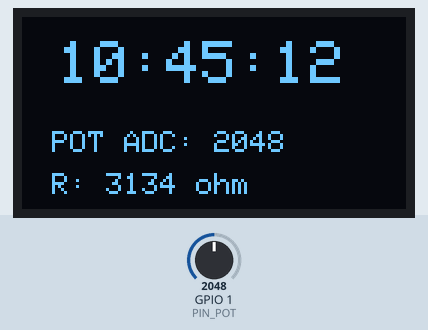
A sketch run on a simulated ESP32-C6. Shown: 128×64 one-colour display. The test bench sets the inputs (shaded band); at power-on: GPIO 1 (PIN_POT) = 2048. What the sketch prints to the serial monitor is not drawn.

Above: at 2.2 s.
2.3 s: GPIO 1 (PIN_POT) set to 2866
At 3.6 s:
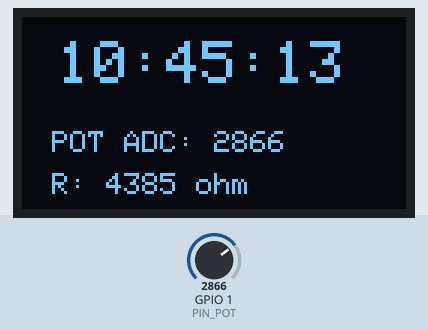
4.6 s: GPIO 1 (PIN_POT) set to 3340
At 5.7 s:
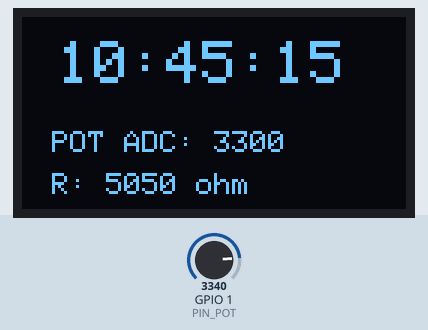
6.6 s: GPIO 1 (PIN_POT) set to 3260
At 7.7 s:
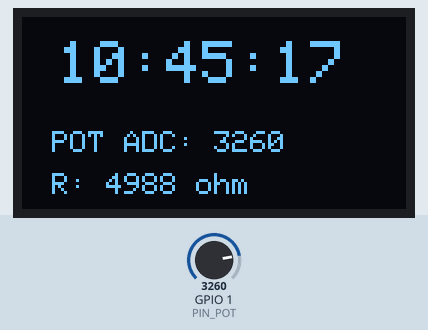
Timing chart, 0 to 9.6 s (numbered marks = the images above; inputs shaded):
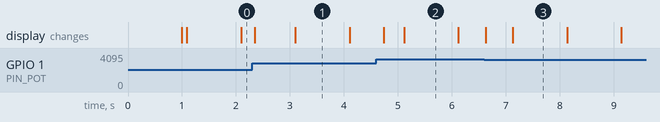

Measured:
- what the display in image 1 shows lasts 1.0 s, from 3.1 s to 4.1 s

The sketch:

Ejercicio_2_reloj_POT.ino
```cpp
/*
 * PRÁCTICA DE INSTRUMENTACIÓN ELECTRÓNICA
 * Interfaz I2C - ESP32-C6
 * Ejercicio 2: Reloj digital + lectura de potenciómetro en pantalla OLED SSD1306
 */

#include <Wire.h>
#include <Adafruit_GFX.h>
#include <Adafruit_SSD1306.h>

// Tamaño de la pantalla OLED
#define ANCHO_PANTALLA 128
#define ALTO_PANTALLA 64

// Pines I2C para ESP32-C6
#define PIN_SDA 6
#define PIN_SCL 7

// Pin analógico para el potenciómetro
#define PIN_POT 1

// Dirección I2C común para pantallas OLED SSD1306
#define DIRECCION_OLED 0x3C

// Valores de calibración del potenciómetro
#define ADC_MAX_OBSERVADO 3300
#define POT_MAX_OHM 5050

// Crear objeto para controlar la pantalla OLED
Adafruit_SSD1306 display(ANCHO_PANTALLA, ALTO_PANTALLA, &Wire, -1);

// Variables del reloj digital
// Cambiar manualmente si se quiere empezar desde una hora especifica
int hora = 10;
int minuto = 45;
int segundo = 10;

// Variables para controlar el tiempo
unsigned long tiempoAnterior = 0;
const unsigned long intervalo = 1000;

void setup() {
  Serial.begin(115200);
  delay(1000);

  // Inicializar comunicación I2C con los pines definidos
  Wire.begin(PIN_SDA, PIN_SCL);

  // Inicializar la pantalla OLED
  if (!display.begin(SSD1306_SWITCHCAPVCC, DIRECCION_OLED)) {
    Serial.println("No se detecta la pantalla OLED SSD1306.");
    Serial.println("Revise las conexiones o pruebe cambiando la direccion I2C a 0x3D.");
    while (true);
  }

  display.clearDisplay();
  display.display();

  Serial.println("Sistema iniciado correctamente.");
  Serial.println("Reloj digital + lectura de potenciometro en pantalla OLED.");
}

void loop() {
  // Leer el valor del potenciómetro desde el ADC
  int valorPot = analogRead(PIN_POT);

  // Limitar el valor leído al rango observado experimentalmente
  valorPot = constrain(valorPot, 0, ADC_MAX_OBSERVADO);

  // Convertir el valor ADC a una resistencia aproximada en ohmios
  long resistenciaOhm = map(valorPot, 0, ADC_MAX_OBSERVADO, 0, POT_MAX_OHM);

  // Obtener el tiempo actual del programa
  unsigned long tiempoActual = millis();

  // Actualizar el reloj cada segundo
  if (tiempoActual - tiempoAnterior >= intervalo) {
    tiempoAnterior = tiempoActual;

    segundo++;

    if (segundo >= 60) {
      segundo = 0;
      minuto++;
    }

    if (minuto >= 60) {
      minuto = 0;
      hora++;
    }

    if (hora >= 24) {
      hora = 0;
    }

    // Mostrar datos también en el monitor serial
    Serial.print("Hora: ");

    if (hora < 10) Serial.print("0");
    Serial.print(hora);
    Serial.print(":");

    if (minuto < 10) Serial.print("0");
    Serial.print(minuto);
    Serial.print(":");

    if (segundo < 10) Serial.print("0");
    Serial.print(segundo);

    Serial.print(" | Potenciometro ADC: ");
    Serial.print(valorPot);

    Serial.print(" | Resistencia aprox: ");
    Serial.print(resistenciaOhm);
    Serial.println(" ohm");
  }

  // Mostrar datos en la pantalla OLED
  display.clearDisplay();
  display.setTextColor(SSD1306_WHITE);

  // Mostrar reloj
  display.setTextSize(2);
  display.setCursor(12, 8);

  if (hora < 10) display.print("0");
  display.print(hora);
  display.print(":");

  if (minuto < 10) display.print("0");
  display.print(minuto);
  display.print(":");

  if (segundo < 10) display.print("0");
  display.print(segundo);

  // Mostrar valor ADC del potenciómetro
  display.setTextSize(1);
  display.setCursor(10, 38);
  display.print("POT ADC: ");
  display.print(valorPot);

  // Mostrar resistencia aproximada
  display.setCursor(10, 52);
  display.print("R: ");
  display.print(resistenciaOhm);
  display.print(" ohm");

  display.display();

  delay(100);
}
```
